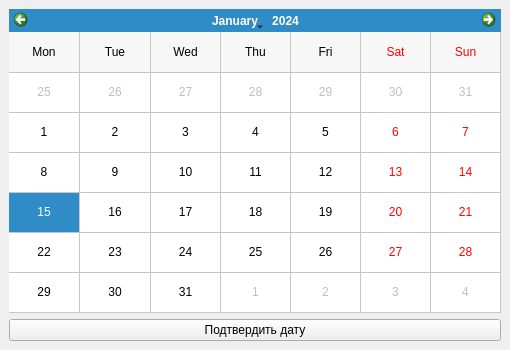
<?xml version="1.0" encoding="UTF-8"?>
<ui version="4.0">
 <class>DateWindow</class>
 <widget class="QMainWindow" name="DateWindow">
  <property name="windowModality">
   <enum>Qt::WindowModal</enum>
  </property>
  <property name="geometry">
   <rect>
    <x>0</x>
    <y>0</y>
    <width>510</width>
    <height>350</height>
   </rect>
  </property>
  <property name="windowTitle">
   <string>Календарь</string>
  </property>
  <widget class="QWidget" name="centralwidget">
   <layout class="QVBoxLayout" name="verticalLayout">
    <item>
     <widget class="QCalendarWidget" name="calendarWidget">
      <property name="palette">
       <palette>
        <active/>
        <inactive/>
        <disabled/>
       </palette>
      </property>
      <property name="autoFillBackground">
       <bool>true</bool>
      </property>
      <property name="styleSheet">
       <string notr="true">QCalendarWidget QWidget#qt_calendar_navigationbar { 
background-color: qlineargradient(x1:0, y1:0, x2:0, y2:1, stop: 0 #fff, stop: 1 #fff);
}

QCalendarWidget QToolButton {
	height: 20px;
	width: 100px;
	color: #222;
	font-size: 16px;
	icon-size: 25px, 25px;
}

/*
QCalendarWidget QMenu {
	width: 150px;
	left: 20px;
	color: white;
	font-size: 18px;
	background-color: rgb(100, 100, 100);
}*/
QCalendarWidget QSpinBox { 
	width: 100px; 
	font-size:14px;  
}
*/
QCalendarWidget QSpinBox::up-button { subcontrol-origin: border;  subcontrol-position: top right;  width:24px; }
/*
QCalendarWidget QSpinBox::down-button {subcontrol-origin: border; subcontrol-position: bottom right;  width:65px;}
QCalendarWidget QSpinBox::up-arrow { width:56px;  height:56px; }
*/
QCalendarWidget QSpinBox::down-arrow { width:20px;  height:20px; }
 */
/* header row *//*
QCalendarWidget QWidget { alternate-background-color: rgb(128, 128, 128); }
 
/* normal days *//*
QCalendarWidget QAbstractItemView:enabled 
{
	font-size:14px;  
 	color: rgb(180, 180, 180);  
	background-color: black;  
	selection-background-color: rgb(64, 64, 64); 
	selection-color: rgb(0, 255, 0); 
}
 
/* days in other months *//*
QCalendarWidget QAbstractItemView:disabled { color: rgb(64, 64, 64); }*/</string>
      </property>
      <property name="gridVisible">
       <bool>true</bool>
      </property>
      <property name="verticalHeaderFormat">
       <enum>QCalendarWidget::NoVerticalHeader</enum>
      </property>
     </widget>
    </item>
    <item>
     <widget class="QPushButton" name="pushButton">
      <property name="text">
       <string>Подтвердить дату</string>
      </property>
     </widget>
    </item>
   </layout>
  </widget>
  <widget class="QMenuBar" name="menubar">
   <property name="geometry">
    <rect>
     <x>0</x>
     <y>0</y>
     <width>510</width>
     <height>26</height>
    </rect>
   </property>
  </widget>
 </widget>
 <resources/>
 <connections/>
</ui>
